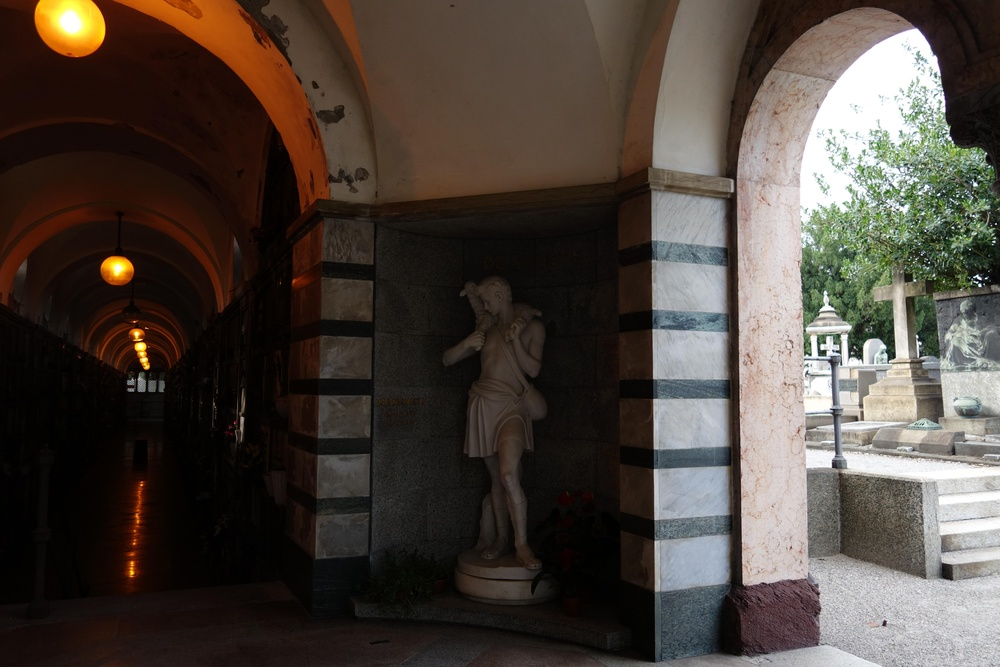
#> input picture 79.JPG, 1000 x 667 px, shrunk from 5472 x 3648 before the run
$ python try.py
#> lines starting #> are read from the running program, lines starting #| are printed output that depends on the picture
#> further down, img_In is the input picture: shape (667, 1000, 3); mean B, G, R 59.5, 66.8, 75.8
### wls.py
import cv2
import numpy as np

import scipy.sparse as sparse
import scipy.sparse.linalg as sl


def process_difference_operator(difference_operator, lambda_, alpha, epsilon):
    difference_operator = -lambda_ / (epsilon + (np.absolute(difference_operator)**alpha))
    return difference_operator


def wls_filter(L, lambda_=2, alpha=2, epsilon=1e-4):
    # Get log-luminance
#> called with lambda_ = 2, alpha = 2, epsilon = 0.0001
    L_log = np.log(L.astype(np.float64) + 1e-10)
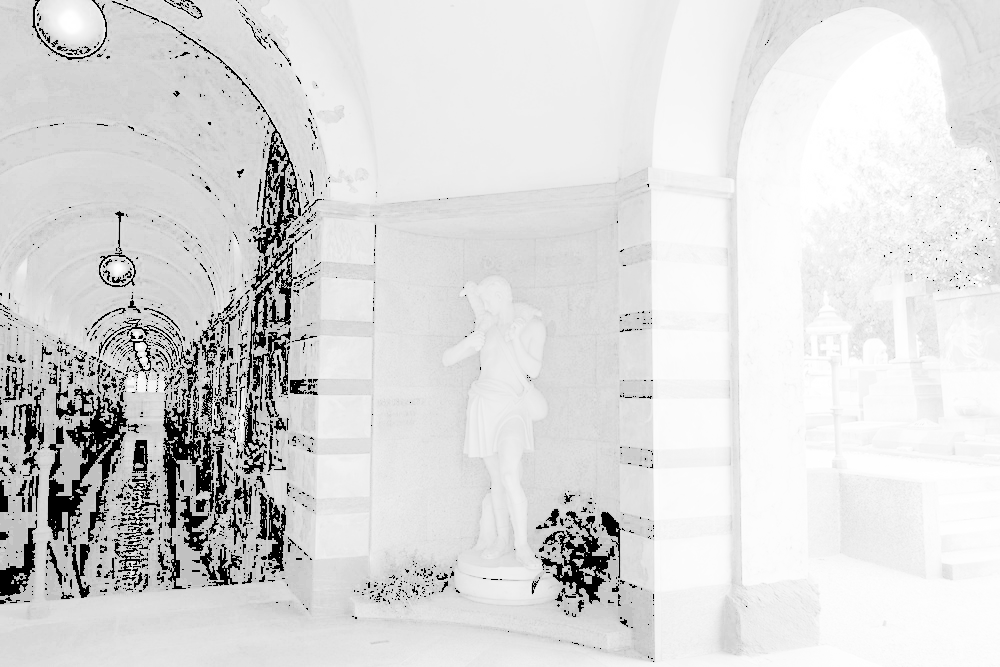
#> L_log: shape (667, 1000) float64; min -23.03, max 1e-10, mean -3.36; drawn with min black and max white

    # Compute the forward and backward differences of the luminance channel
    dx_forward = L_log - cv2.copyMakeBorder(L_log[:,1:], top=0, bottom=0, left=0, right=1,
                                        borderType=cv2.BORDER_REPLICATE)
    dx_backward = L_log - cv2.copyMakeBorder(L_log[:,:-1], top=0, bottom=0, left=1, right=0,
                                        borderType=cv2.BORDER_REPLICATE)
    dy_forward = L_log - cv2.copyMakeBorder(L_log[1:,:], top=0, bottom=1, left=0, right=0,
                                        borderType=cv2.BORDER_REPLICATE)
    dy_backward = L_log - cv2.copyMakeBorder(L_log[:-1,:], top=1, bottom=0, left=0, right=0,
                                        borderType=cv2.BORDER_REPLICATE)
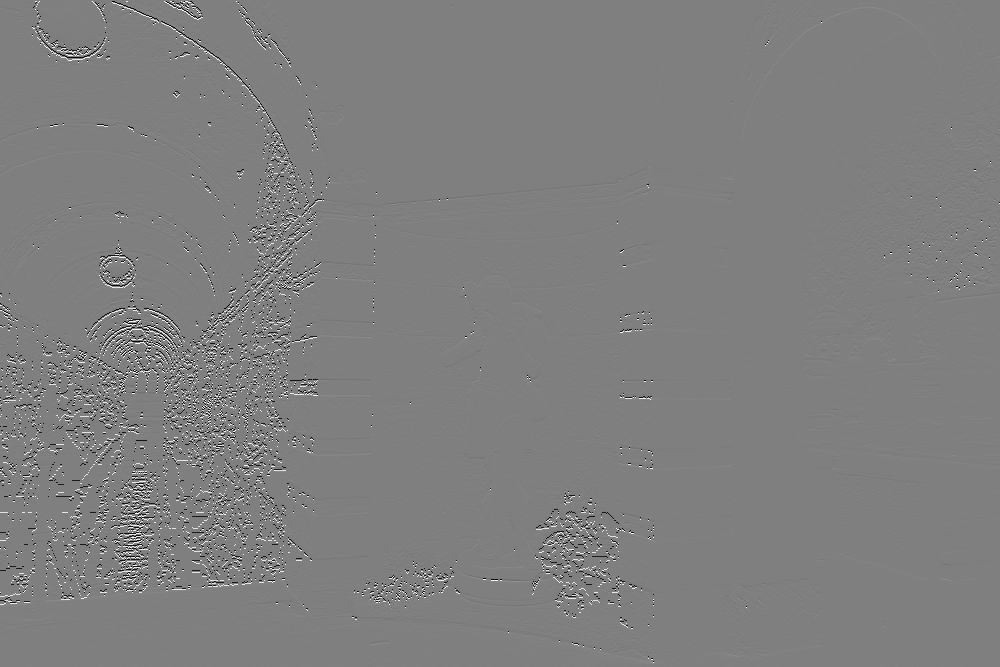
#> dy_backward: shape (667, 1000) float64; min -22.58, max 22.48, mean 0; drawn with min black and max white

    # Weight each derivative
    dx_forward_weighted = process_difference_operator(dx_forward, lambda_, alpha, epsilon)
    dx_forward_weighted[:,-1] = 0
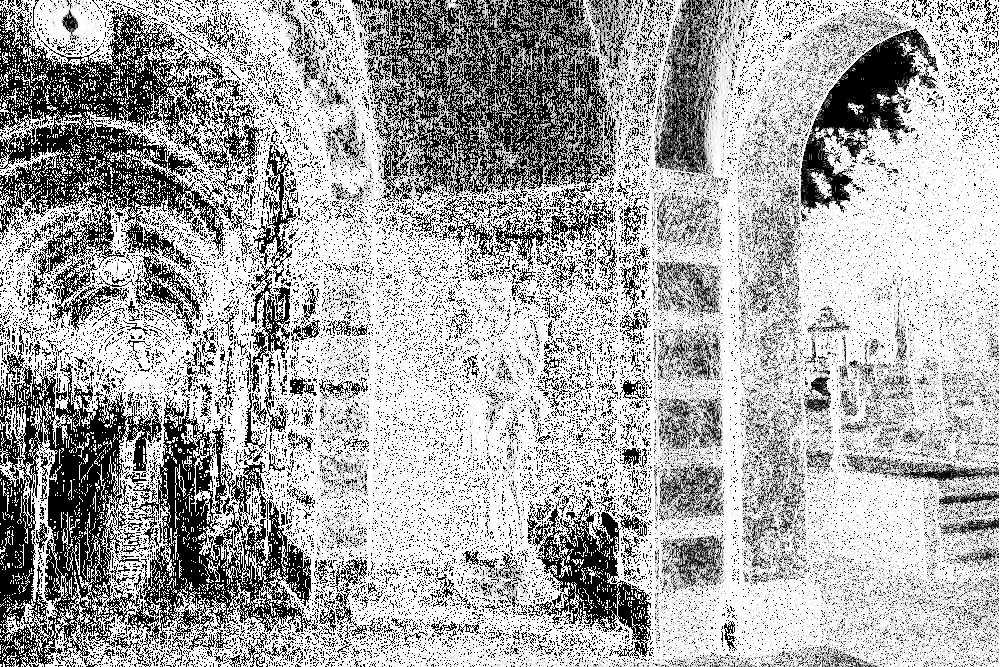
#> dx_forward_weighted: shape (667, 1000) float64; min -20000, max 0, mean -6680.6; drawn with min black and max white

    dx_backward_weighted = process_difference_operator(dx_backward, lambda_, alpha, epsilon)
    dx_backward_weighted[:,0] = 0
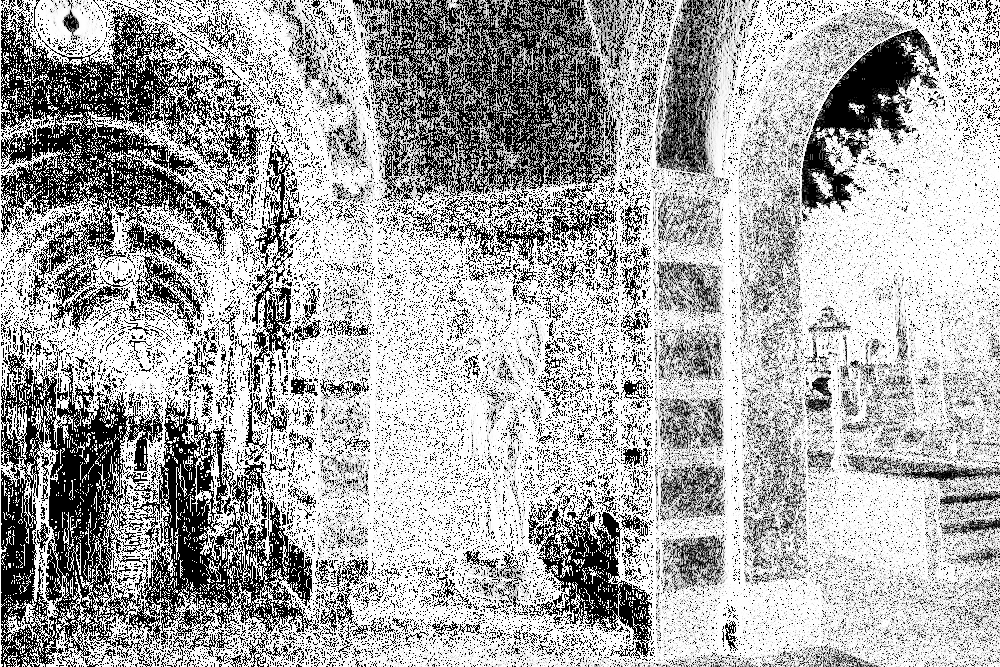
#> dx_backward_weighted: shape (667, 1000) float64; min -20000, max 0, mean -6680.6; drawn with min black and max white

    dy_forward_weighted = process_difference_operator(dy_forward, lambda_, alpha, epsilon)
    dy_forward_weighted[-1,:] = 0
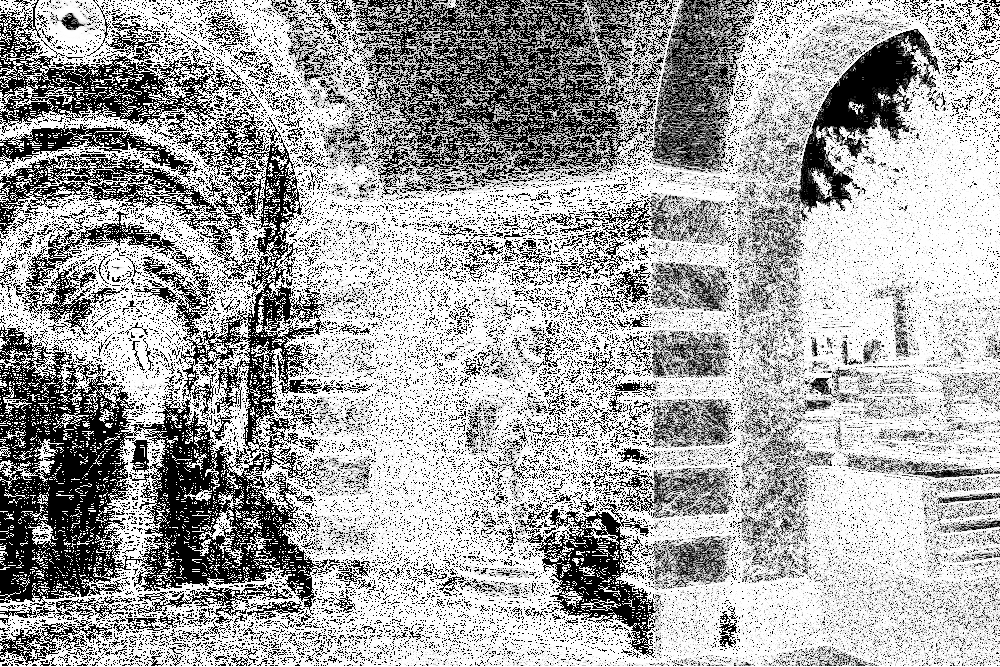
#> dy_forward_weighted: shape (667, 1000) float64; min -20000, max 0, mean -6879; drawn with min black and max white

    dy_backward_weighted = process_difference_operator(dy_backward, lambda_, alpha, epsilon)
    dy_backward_weighted[0,:] = 0
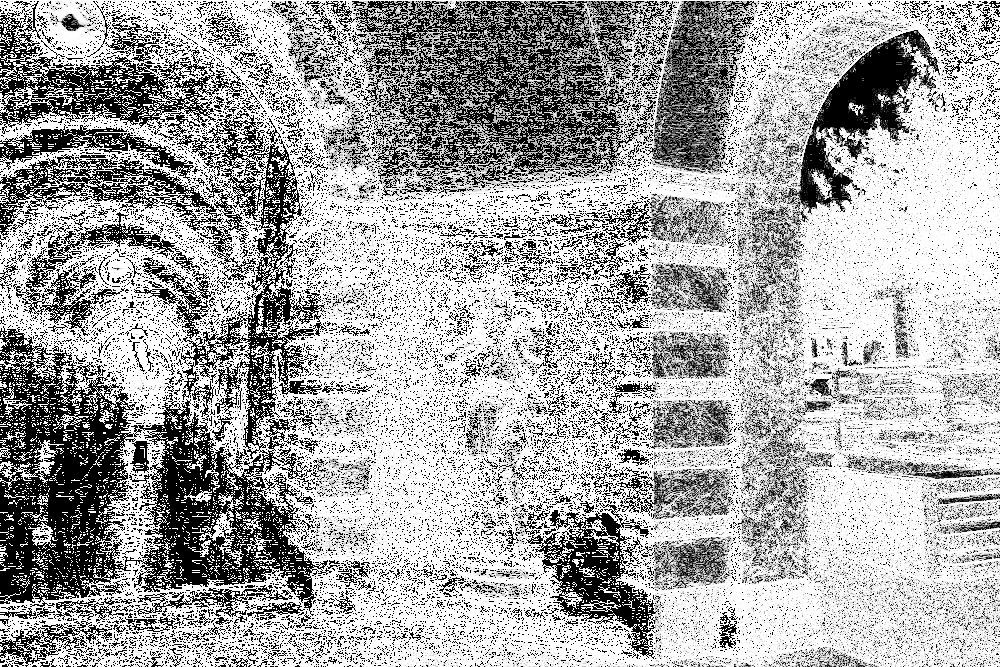
#> dy_backward_weighted: shape (667, 1000) float64; min -20000, max 0, mean -6879; drawn with min black and max white

    central_element = np.ones_like(dx_forward)-(dx_forward_weighted + dx_backward_weighted +
                                   dy_forward_weighted + dy_backward_weighted)
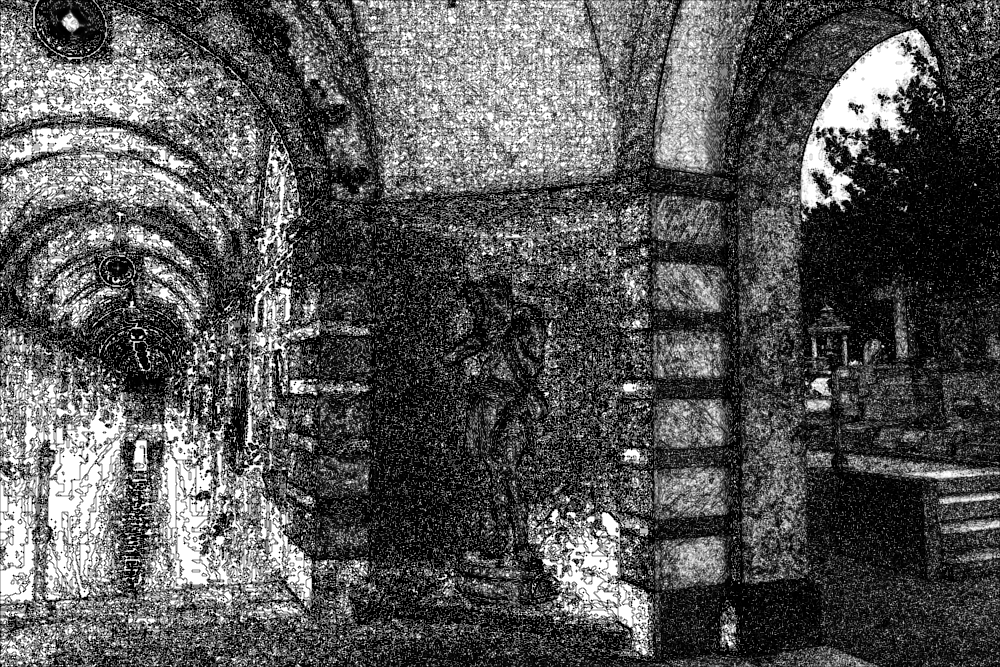
#> central_element: shape (667, 1000) float64; min 1.01, max 80001, mean 27120.3; drawn with min black and max white

    # Form sparse matrix
    N = L.size
#> N = 667000
    C = L.shape[1]
#> C = 1000

    row = np.zeros(5*N, 'uint32')
    col = np.zeros_like(row)
    data = np.zeros_like(row)

    # Central element
    row[:N] = np.arange(N)
    col[:N] = row[:N]
    data[:N] = central_element.ravel()

    # dx_forward
    row[N:2*N] = np.arange(N)
    col[N:2*N] = row[N:2*N] + 1
    data[N:2*N] = dx_forward_weighted.ravel()

    # dx_backward
    row[2*N:3*N] = np.arange(N)
    col[2*N:3*N] = row[2*N:3*N] - 1
    data[2*N:3*N] = dx_backward_weighted.ravel()

    #dy_forward
    row[3*N:4*N] = np.arange(N)
    col[3*N:4*N] = row[3*N:4*N] + C
    data[3*N:4*N] = dy_forward_weighted.ravel()

    #dy_backward
    row[4*N:5*N] = np.arange(N)
    col[4*N:5*N] = row[4*N:5*N] - C
    data[4*N:5*N] = dy_backward_weighted.ravel()

    # Prevent out-of-bounds indices. Overlapping elements sum together, so setting all
    # out-of-bounds values to zero and repositioning them to (0,0) will have no effect
    # on other values in the sparse matrix.
    data[col >= N] = 0
    data[col < 0] = 0
    row[col >= N] = 0
    row[col < 0] = 0
    col[col >= N] = 0
    col[col < 0] = 0

    A = sparse.coo_matrix((data, (row, col))).tocsr()
    b = L.ravel()

#> (the run stopped early here; a loop or call above may not have finished)
